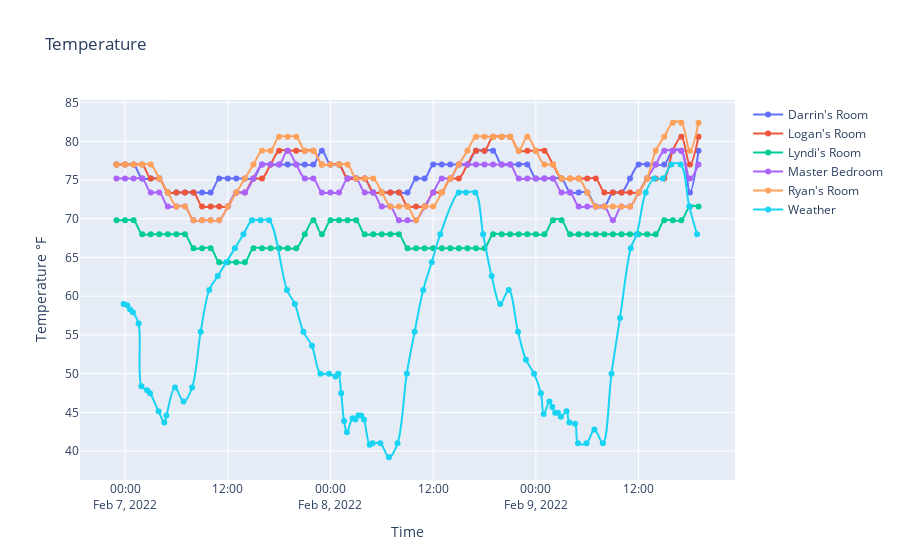
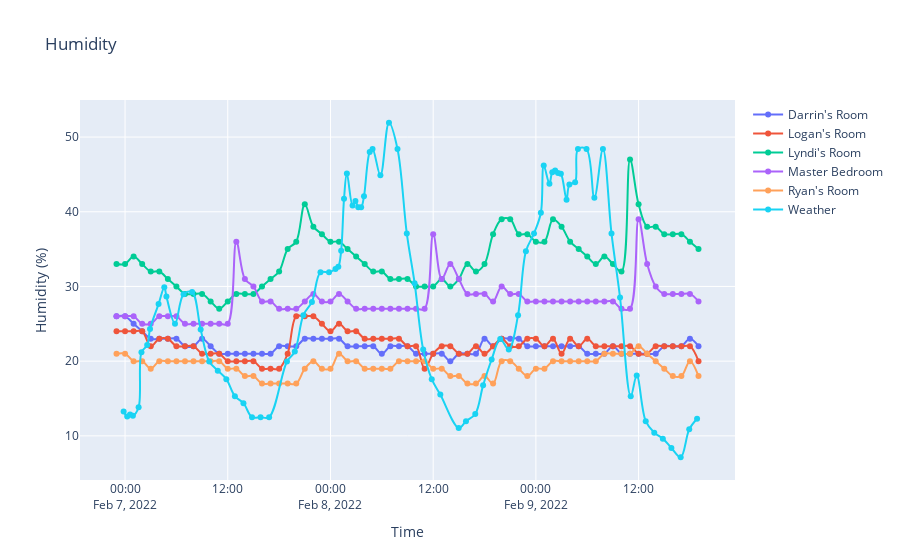

Notebook code cell kept with these figures, in order:
### Code cell
from plotly import graph_objects as go

figs = {}

def create_fig(fig_name, units):
    figs[fig_name] = go.Figure()
    figs[fig_name].update_layout(title=fig_name, xaxis_title="Time", yaxis_title=f"{fig_name} {units}", height=600)

create_fig("Temperature", "\N{DEGREE SIGN}F")
create_fig("Humidity", "(%)")

def create_trace(room, x, y):
    room_name = (room if room == "Weather" else f"{room} Bedroom" if room == "Master" else f"{room}'s Room")
    return go.Scatter(x=x, y=y, mode="lines+markers", text=room_name, name=room_name, line_shape="spline")

for room, room_data in df.groupby(by="rm"):
    figs["Temperature"].add_trace(create_trace(room, room_data.datetime, room_data.te_F))
    figs["Humidity"].add_trace(create_trace(room, room_data.datetime, room_data.hu))
figs["Temperature"].add_trace(create_trace("Weather", weather_df.timestamp, weather_df.temperature))
figs["Humidity"].add_trace(create_trace("Weather", weather_df.timestamp, weather_df.humidity))

for fig in figs:
    figs[fig].show()
